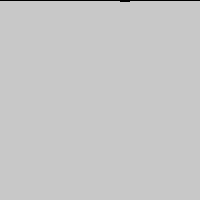
Frame 1 (no input)
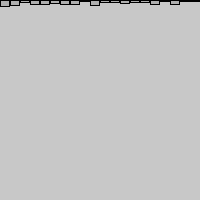
Frame 60 (the mouse pressed at the canvas centre just before this capture)
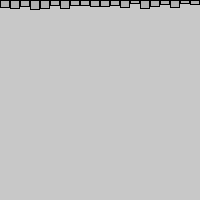
Frame 120 (the mouse held since frame 60 and released just before this capture)

The Processing sketch that drew these frames (run headless with seeded random() and noise(); from frame 60 on, the mouse is pressed at the canvas centre):

// Processing sketch: processing_119113
// ── processing_119113.pde

// Learning Processing Example 13-2. Random number distribution.
// Thanks, Shiffman!

float[] randomCounts = new float[20];

void setup() {
  size(200, 200);
}

void draw() {
  background(200);
  int index = int(random(randomCounts.length));
  randomCounts[index]++;
  stroke(0);
  fill(175);
  for (int x = 0; x < randomCounts.length; ++x) {
    rect(x * 10, 0, 9, randomCounts[x]);
  }
}
